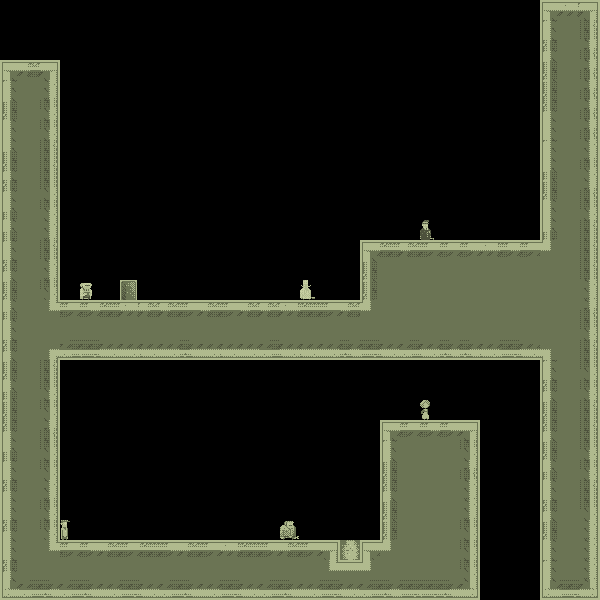

Tiled map render using the project's own tile images. Description and the whole map definition, tile-layer contents included, below:
An orthogonal 30x30 tile map with 20x20 px tiles, 1 tile layer (bg).

<map version="1.0" orientation="orthogonal" width="30" height="30" tilewidth="20" tileheight="20">
 <tileset firstgid="1" name="tiles_sydney" tilewidth="20" tileheight="20">
  <image source="../../../../../SuperLemonadeFactory1989Content/Lemonade/tiles_warehouse.png" width="400" height="400" />
  <terraintypes>
   <terrain name="regularBlocks" tile="-1" />
  </terraintypes>
  <tile id="8" terrain=",,,0" />
  <tile id="9" terrain=",,0,0" />
  <tile id="10" terrain=",,0,0" />
  <tile id="11" terrain=",,0,0" />
  <tile id="12" terrain=",,0,0" />
  <tile id="13" terrain=",,0,0" />
  <tile id="14" terrain=",,0," />
  <tile id="15" terrain="0,0,0," />
  <tile id="16" terrain="0,0,,0" />
  <tile id="28" terrain=",0,,0" />
  <tile id="34" terrain="0,,0," />
  <tile id="35" terrain="0,,0,0" />
  <tile id="36" terrain=",0,0,0" />
  <tile id="48" terrain=",0,,0" />
  <tile id="54" terrain="0,,0," />
  <tile id="68" terrain=",0,,0" />
  <tile id="74" terrain="0,,0," />
  <tile id="88" terrain=",0,,0" />
  <tile id="94" terrain="0,,0," />
  <tile id="108" terrain=",0,,0" />
  <tile id="114" terrain="0,,0," />
  <tile id="128" terrain=",0,," />
  <tile id="129" terrain="0,0,," />
  <tile id="130" terrain="0,0,," />
  <tile id="131" terrain="0,0,," />
  <tile id="132" terrain="0,0,," />
  <tile id="133" terrain="0,0,," />
  <tile id="134" terrain="0,,," />
  <tile id="194" terrain="0,0,0,0" />
  <tile id="356">
   <properties>
    <property name="LargeCrate" value="" />
   </properties>
  </tile>
  <tile id="380">
   <properties>
    <property name="Andre" value="" />
   </properties>
  </tile>
  <tile id="381">
   <properties>
    <property name="Liselot" value="" />
   </properties>
  </tile>
  <tile id="382">
   <properties>
    <property name="Amsterdaam" value="" />
   </properties>
  </tile>
  <tile id="383">
   <properties>
    <property name="Worker" value="" />
   </properties>
  </tile>
  <tile id="384">
   <properties>
    <property name="Inspector" value="" />
   </properties>
  </tile>
  <tile id="385">
   <properties>
    <property name="Chef" value="" />
   </properties>
  </tile>
  <tile id="386">
   <properties>
    <property name="Exit" value="" />
   </properties>
  </tile>
  <tile id="387">
   <properties>
    <property name="Trampoline" value="" />
   </properties>
  </tile>
  <tile id="388">
   <properties>
    <property name="SmallCrate" value="" />
   </properties>
  </tile>
  <tile id="389">
   <properties>
    <property name="SugarBag" value="" />
   </properties>
  </tile>
 </tileset>
 <layer name="bg" width="30" height="30">
  <data encoding="csv">
0,0,0,0,0,0,0,0,0,0,0,0,0,0,0,0,0,0,0,0,0,0,0,0,0,0,0,9,10,15,
0,0,0,0,0,0,0,0,0,0,0,0,0,0,0,0,0,0,0,0,0,0,0,0,0,0,0,109,195,55,
0,0,0,0,0,0,0,0,0,0,0,0,0,0,0,0,0,0,0,0,0,0,0,0,0,0,0,49,195,95,
9,13,15,0,0,0,0,0,0,0,0,0,0,0,0,0,0,0,0,0,0,0,0,0,0,0,0,89,195,95,
109,195,35,0,0,0,0,0,0,0,0,0,0,0,0,0,0,0,0,0,0,0,0,0,0,0,0,89,195,95,
89,195,75,0,0,0,0,0,0,0,0,0,0,0,0,0,0,0,0,0,0,0,0,0,0,0,0,49,195,95,
69,195,75,0,0,0,0,0,0,0,0,0,0,0,0,0,0,0,0,0,0,0,0,0,0,0,0,69,195,95,
29,195,55,0,0,0,0,0,0,0,0,0,0,0,0,0,0,0,0,0,0,0,0,0,0,0,0,109,195,35,
49,195,55,0,0,0,0,0,0,0,0,0,0,0,0,0,0,0,0,0,0,0,0,0,0,0,0,29,195,75,
49,195,115,0,0,0,0,0,0,0,0,0,0,0,0,0,0,0,0,0,0,0,0,0,0,0,0,89,195,95,
29,195,75,0,0,0,0,0,0,0,0,0,0,0,0,0,0,0,0,0,0,0,0,0,0,0,0,69,195,75,
29,195,35,0,0,0,0,0,0,0,0,0,0,0,0,0,0,0,0,0,0,383,0,0,0,0,0,29,195,55,
109,195,55,0,0,0,0,0,0,0,0,0,0,0,0,0,0,0,9,11,13,14,14,12,10,12,14,37,195,55,
49,195,35,0,0,0,0,0,0,0,0,0,0,0,0,0,0,0,89,195,195,195,195,195,195,195,195,195,195,55,
89,195,115,0,385,0,387,0,0,0,0,0,0,0,0,386,0,0,89,195,195,195,195,195,195,195,195,195,195,35,
29,195,36,14,12,11,10,13,13,14,13,14,13,13,10,11,14,13,37,195,195,195,195,195,195,195,195,195,195,95,
69,195,195,195,195,195,195,195,195,195,195,195,195,195,195,195,195,195,195,195,195,195,195,195,195,195,195,195,195,75,
49,195,16,130,133,132,132,134,132,131,132,134,132,130,134,134,132,131,133,134,130,134,131,131,134,133,134,17,195,55,
89,195,55,0,0,0,0,0,0,0,0,0,0,0,0,0,0,0,0,0,0,0,0,0,0,0,0,109,195,115,
29,195,75,0,0,0,0,0,0,0,0,0,0,0,0,0,0,0,0,0,0,0,0,0,0,0,0,49,195,75,
89,195,115,0,0,0,0,0,0,0,0,0,0,0,0,0,0,0,0,0,0,382,0,0,0,0,0,89,195,55,
49,195,95,0,0,0,0,0,0,0,0,0,0,0,0,0,0,0,0,9,14,12,12,15,0,0,0,49,195,55,
29,195,115,0,0,0,0,0,0,0,0,0,0,0,0,0,0,0,0,109,195,195,195,115,0,0,0,89,195,75,
109,195,115,0,0,0,0,0,0,0,0,0,0,0,0,0,0,0,0,89,195,195,195,95,0,0,0,29,195,75,
49,195,35,0,0,0,0,0,0,0,0,0,0,0,0,0,0,0,0,49,195,195,195,35,0,0,0,69,195,55,
69,195,75,0,0,0,0,0,0,0,0,0,0,0,0,0,0,0,0,89,195,195,195,35,0,0,0,49,195,115,
49,195,75,381,0,0,0,0,0,0,0,0,0,0,384,0,0,0,0,89,195,195,195,115,0,0,0,89,195,35,
69,195,36,14,12,13,14,11,12,13,14,10,11,12,13,14,151,388,149,194,195,195,195,115,0,0,0,69,195,35,
49,195,195,195,195,195,195,195,195,195,195,195,195,195,195,195,192,193,194,195,195,195,195,115,0,0,0,109,195,35,
129,130,131,130,131,132,133,134,130,131,132,133,134,130,131,132,133,134,130,131,133,133,131,135,0,0,0,129,133,135
</data>
 </layer>
 <objectgroup name="boxes" width="30" height="30" />
</map>
